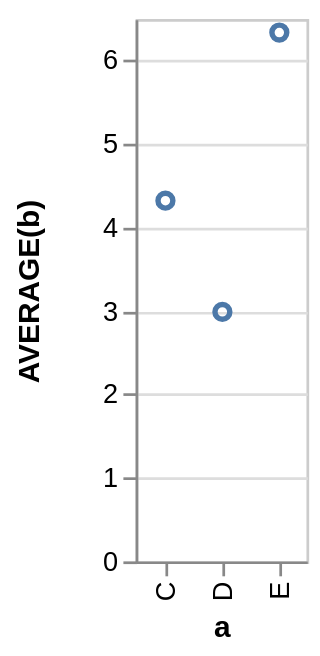

Vega-Lite specification stored for this chart:
### Vega specification from a JSON file in a GitHub repository (floating-point values rounded to 4 significant figures)
{"$schema": "https://vega.github.io/schema/vega/v3.0.json", "autosize": "pad", "padding": 5, "encode": {"update": {"stroke": {"value": "#ccc"}, "fill": {"value": "transparent"}}}, "data": [{"name": "source_0", "values": [{"a": "C", "b": 2}, {"a": "C", "b": 7}, {"a": "C", "b": 4}, {"a": "D", "b": 1}, {"a": "D", "b": 2}, {"a": "D", "b": 6}, {"a": "E", "b": 8}, {"a": "E", "b": 4}, {"a": "E", "b": 7}]}, {"name": "data_0", "source": "source_0", "transform": [{"type": "formula", "expr": "toNumber(datum[\"b\"])", "as": "b"}, {"type": "aggregate", "groupby": ["a"], "ops": ["average"], "fields": ["b"], "as": ["average_b"]}]}], "signals": [{"name": "x_step", "value": 21}, {"name": "width", "update": "bandspace(domain('x').length, 1, 0.5) * x_step"}, {"name": "height", "update": "200"}], "marks": [{"name": "marks", "type": "symbol", "role": "point", "style": ["point"], "from": {"data": "data_0"}, "encode": {"update": {"x": {"scale": "x", "field": "a"}, "y": {"scale": "y", "field": "average_b"}, "stroke": {"value": "#4c78a8"}, "fill": {"value": "transparent"}}}}], "scales": [{"name": "x", "type": "point", "domain": {"data": "data_0", "field": "a", "sort": true}, "range": {"step": {"signal": "x_step"}}, "round": true, "padding": 0.5}, {"name": "y", "type": "linear", "domain": {"data": "data_0", "field": "average_b"}, "range": [{"signal": "height"}, 0], "round": true, "nice": true, "zero": true}], "axes": [{"scale": "x", "orient": "bottom", "title": "a", "zindex": 1, "encode": {"labels": {"update": {"angle": {"value": 270}, "align": {"value": "right"}, "baseline": {"value": "middle"}}}}}, {"scale": "y", "labelOverlap": true, "orient": "left", "tickCount": {"signal": "ceil(height/40)"}, "title": "AVERAGE(b)", "zindex": 1}, {"scale": "y", "domain": false, "grid": true, "labels": false, "maxExtent": 0, "minExtent": 0, "orient": "left", "tickCount": {"signal": "ceil(height/40)"}, "ticks": false, "zindex": 0, "gridScale": "x"}], "config": {"axis": {"domainColor": "#888", "tickColor": "#888"}, "axisY": {"minExtent": 30}}}
